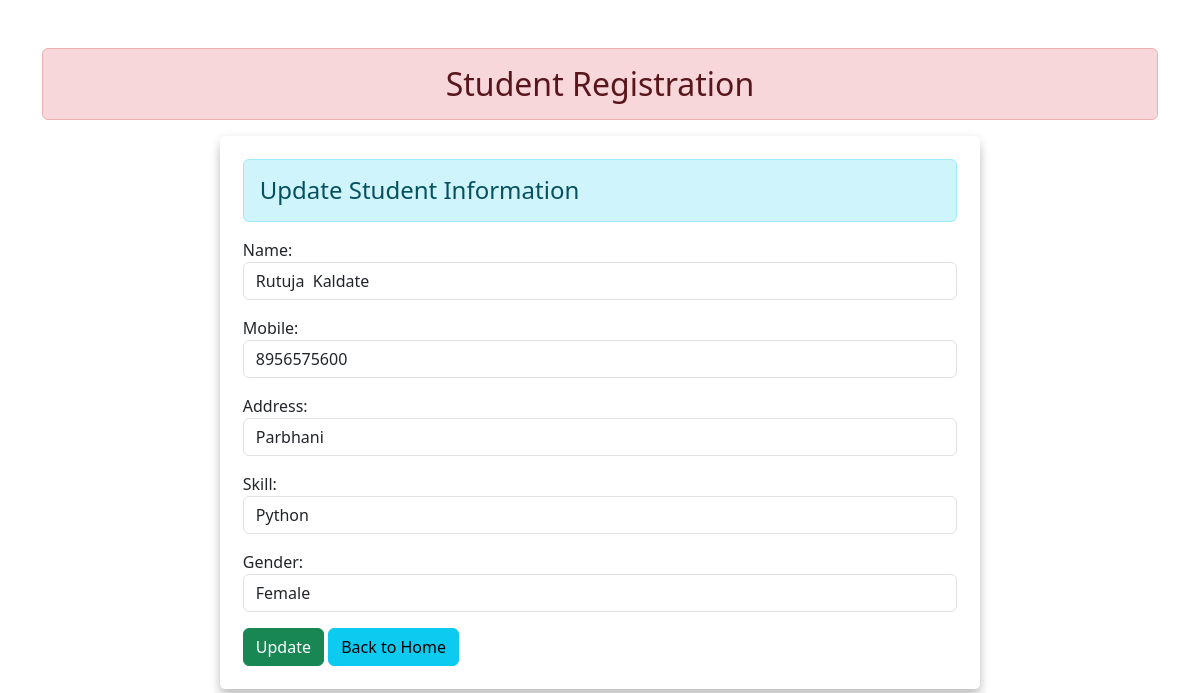
/1/, run on the app's committed database.
### myapp/models.py (models this page shows, shortened)
class Student(models.Model):
    name = models.CharField(max_length=100)
    mobile = models.CharField(max_length=10)
    address = models.CharField(max_length=100)
    skill = models.CharField(max_length=100)
    gender = models.CharField(max_length=100)

### myapp/views.py (the view)
# urls.py: path('<int:id>/', views.update_data, name="updatedata"),
def update_data(request, id):
    print(id)
    if request.method == 'POST':
        pi = Student.objects.get(pk=id)
        fm = StudentRegistration(request.POST, instance=pi)
        if fm.is_valid():
           fm.save()
    else:
     pi = Student.objects.get(pk=id)
     fm = StudentRegistration(instance=pi)
    return render(request, 'account/update.html', {'form':fm})

### myapp/forms.py
class StudentRegistration(forms.ModelForm):
    class Meta:
        model = Student
        fields = ['name','mobile', 'address','skill', 'gender']
        widgets = {
            'name': forms.TextInput(attrs={'class':'form-control'}),
            'mobile': forms.NumberInput(attrs={'class':'form-control'}),
            'address': forms.TextInput(attrs={'class':'form-control'}),
            'skill': forms.TextInput(attrs={'class':'form-control'}),
            'gender': forms.TextInput(attrs={'class':'form-control'}),
        }

### myapp/templates/account/update.html (shortened to what this page needs)
{% extends 'account/base.html' %}
{% block content %}
    <div class="row">
        <div class="col-sm-2">
        </div>
        <div class="col-sm-8" id="table3">
            <h4 class="alert alert-info">Update Student Information</h4>
            <form action="" method="POST">
                {{form.as_p}}
                <input type="submit" class="btn btn-success" value="Update">
                <a href="{% url 'addandshow' %}" class="btn btn-info">Back to Home</a>
            </form>
        </div>
        <div class="col-sm-2">
        </div>
    </div>
{% endblock content %}

### myapp/static/account/css/style.css (style rules this page uses)
#table3 { border-radius: 5px; box-shadow: 0 11px 11px 0 rgba(7, 0, 8, 0.16), 0 2px 10px 0 rgb(0 0 0 / 12%); padding: 2%; }

### data on the page
Student: name "Rutuja Kaldate", mobile "8956575600", address "Parbhani", skill "Python", gender "Female"
